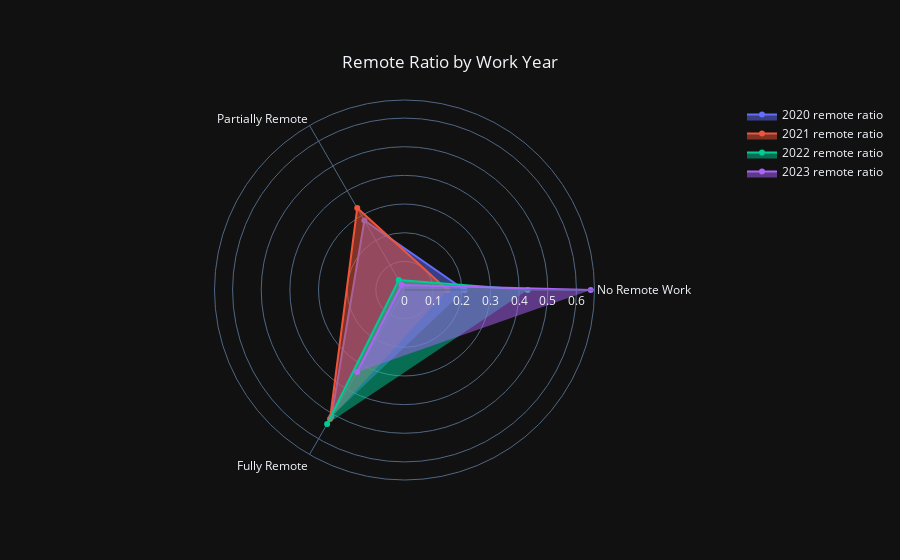

Notebook cell for this chart:
### Code cell
remote_year = df.groupby(['work_year','remote_ratio']).size()
ratio_2020 = np.round(remote_year[2020].values/remote_year[2020].values.sum(),2)
ratio_2021 = np.round(remote_year[2021].values/remote_year[2021].values.sum(),2)
ratio_2022 = np.round(remote_year[2022].values/remote_year[2022].values.sum(),2)
ratio_2023 = np.round(remote_year[2023].values/remote_year[2023].values.sum(),2)

fig = go.Figure()
categories = ['No Remote Work', 'Partially Remote', 'Fully Remote']
fig.add_trace(go.Scatterpolar(
            r = ratio_2020, theta = categories, 
            fill = 'toself', name = '2020 remote ratio'))

fig.add_trace(go.Scatterpolar(
            r = ratio_2021, theta = categories,
            fill = 'toself', name = '2021 remote ratio'))

fig.add_trace(go.Scatterpolar(
            r = ratio_2022, theta = categories,
            fill = 'toself', name = '2022 remote ratio'))

fig.add_trace(go.Scatterpolar(
            r = ratio_2023, theta = categories,
            fill = 'toself', name = '2023 remote ratio'))
fig.update_layout(title={'text': "Remote Ratio by Work Year",
                             'y':0.9,
                             'x':0.5,
                             'xanchor':'center',
                             'yanchor':'top'},
                             barmode='overlay',
                             yaxis=dict(title='Count'),
                             template = 'plotly_dark')
fig.show()

### Figure 1 — Plotly figure (JSON) as saved in the notebook; plotly's stock layout.template omitted (floating-point values rounded to 4 significant figures)
{"data": [{"fill": "toself", "name": "2020 remote ratio", "r": [0.21, 0.28, 0.51], "theta": ["No Remote Work", "Partially Remote", "Fully Remote"], "type": "scatterpolar"}, {"fill": "toself", "name": "2021 remote ratio", "r": [0.15, 0.33, 0.52], "theta": ["No Remote Work", "Partially Remote", "Fully Remote"], "type": "scatterpolar"}, {"fill": "toself", "name": "2022 remote ratio", "r": [0.43, 0.04, 0.54], "theta": ["No Remote Work", "Partially Remote", "Fully Remote"], "type": "scatterpolar"}, {"fill": "toself", "name": "2023 remote ratio", "r": [0.65, 0.02, 0.33], "theta": ["No Remote Work", "Partially Remote", "Fully Remote"], "type": "scatterpolar"}], "layout": {"autosize": true, "barmode": "overlay", "polar": {"angularaxis": {"type": "category"}, "radialaxis": {"autorange": true, "range": [0, 0.6783], "type": "linear"}}, "title": {"text": "Remote Ratio by Work Year", "x": 0.5, "xanchor": "center", "y": 0.9, "yanchor": "top"}, "yaxis": {"title": {"text": "Count"}}}}
